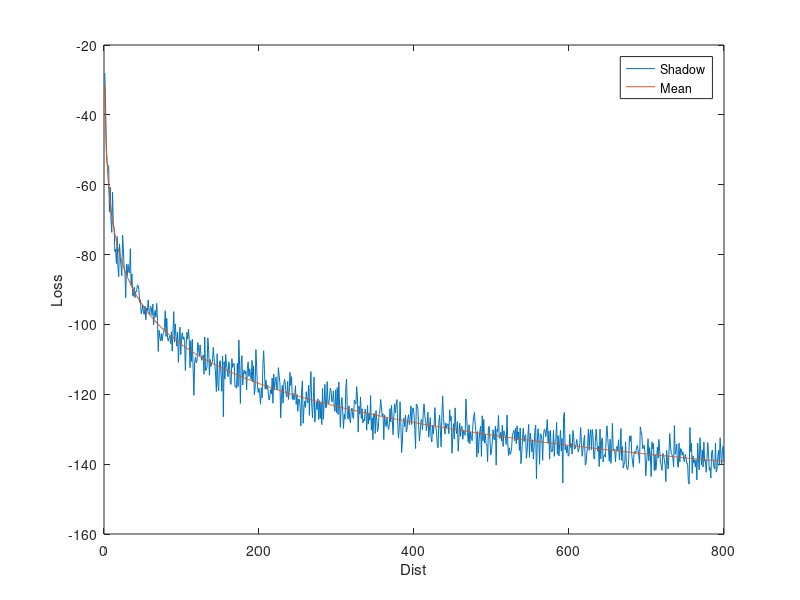

Write the MATLAB code that produced this figure.
close all; d=1:800; y=-31.54-37.1*log10(d); plot(d, y-normrnd(0,3.65,1,800), d, y); % Calc & Plot
xlabel('Dist'); ylabel('Loss'); legend('Shadow','Mean');
